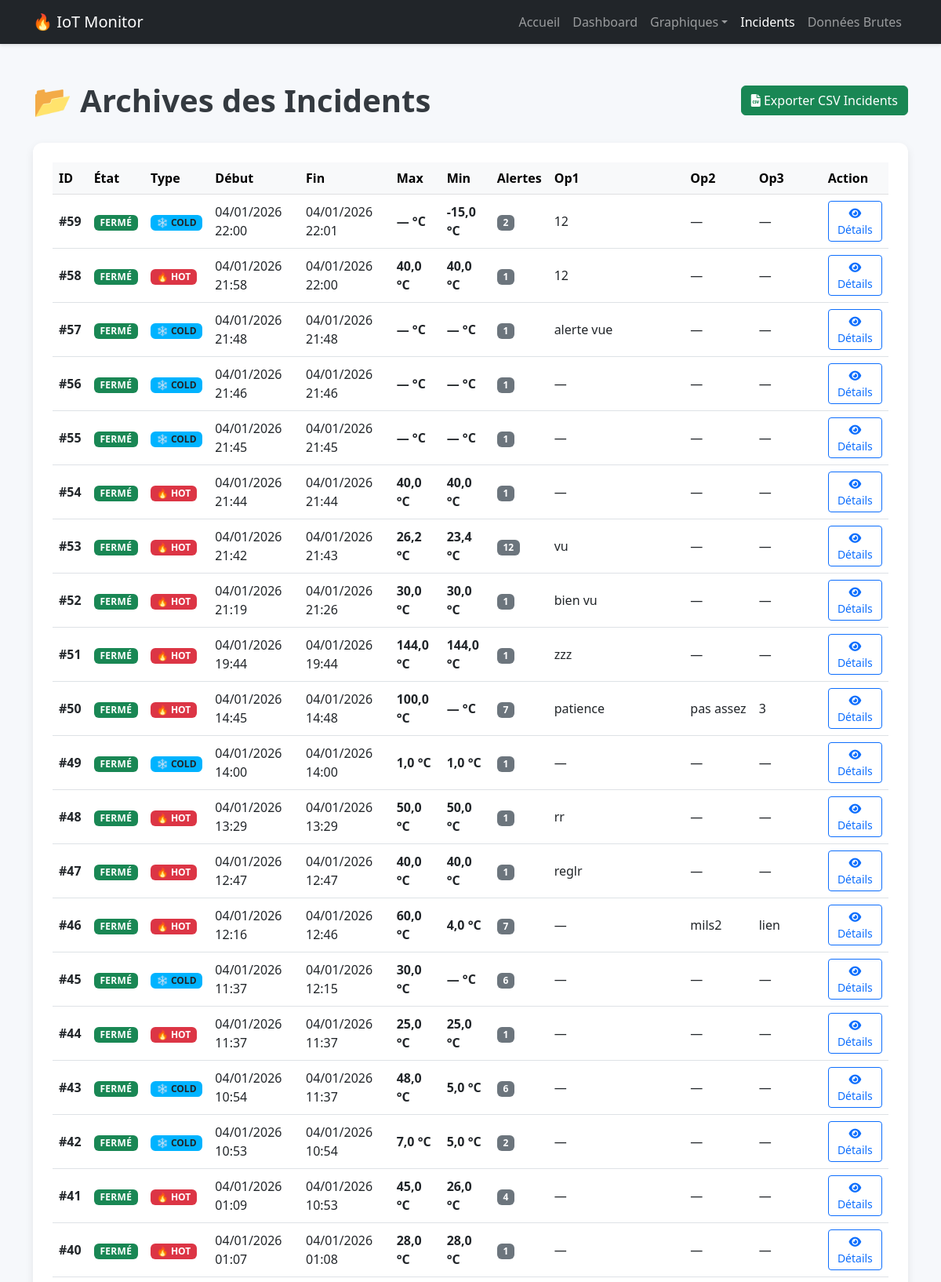
Page /incident/archive/ (signed in, upper part) on the committed database.
### DHT/models.py (models this page shows, shortened)
class Incident(models.Model):
    start_at = models.DateTimeField(auto_now_add=True)
    end_at = models.DateTimeField(null=True, blank=True)
    min_allowed_temp = models.FloatField(default=10.0)
    max_allowed_temp = models.FloatField(default=23.0)
    max_temp = models.FloatField(null=True, blank=True)
    min_temp = models.FloatField(null=True, blank=True)
    counter = models.IntegerField(default=0)
    is_open = models.BooleanField(default=True, db_index=True)
    INCIDENT_TYPES = (
        ("HOT", "Température haute"),
        ("COLD", "Température basse"),
    )
    incident_type = models.CharField(max_length=10, choices=INCIDENT_TYPES, default="HOT")
    last_alert_at = models.DateTimeField(null=True, blank=True)
    voip_triggered_at = models.DateTimeField(null=True, blank=True)
    op1_ack = models.BooleanField(default=False)
    op2_ack = models.BooleanField(default=False)
    op3_ack = models.BooleanField(default=False)
    op1_comment = models.TextField(blank=True)
    op2_comment = models.TextField(blank=True)
    op3_comment = models.TextField(blank=True)
    op1_saved_at = models.DateTimeField(null=True, blank=True)
    op2_saved_at = models.DateTimeField(null=True, blank=True)
    op3_saved_at = models.DateTimeField(null=True, blank=True)
    class Meta:
        ordering = ["-start_at"]

### DHT/views.py (the view)
# urls.py: path("incident/archive/", views.incident_archive, name="incident_archive"),
@login_required
def incident_archive(request):
    incidents = Incident.objects.filter(is_open=False).order_by("-start_at")
    return render(request, "incident_archive.html", {"incidents": incidents})

### templates/incident_archive.html (shortened to what this page needs)
<!doctype html>
<html lang="fr">
<head>
  <link href="https://cdn.jsdelivr.net/npm/bootstrap@5.3.0/dist/css/bootstrap.min.css" rel="stylesheet">
  <link href="https://cdnjs.cloudflare.com/ajax/libs/font-awesome/6.0.0/css/all.min.css" rel="stylesheet">
</head>
<body>
  <nav class="navbar navbar-expand-lg navbar-dark bg-dark">
    <div class="container">
      <a class="navbar-brand" href="{% url 'home' %}">🔥 IoT Monitor</a>
      <div class="collapse navbar-collapse" id="navbarNav">
        <ul class="navbar-nav ms-auto">
          <li class="nav-item"><a class="nav-link" href="{% url 'home' %}">Accueil</a></li>
          <li class="nav-item"><a class="nav-link" href="{% url 'dashboard' %}">Dashboard</a></li>
          <li class="nav-item dropdown">
            <a class="nav-link dropdown-toggle" href="#" role="button" data-bs-toggle="dropdown">Graphiques</a>
          </li>
          <li class="nav-item"><a class="nav-link active" href="{% url 'incident_archive' %}">Incidents</a></li>
          <li class="nav-item"><a class="nav-link" href="{% url 'data_table' %}">Données Brutes</a></li>
        </ul>
      </div>
    </div>
  </nav>
  <div class="container">
      <div class="d-flex justify-content-between align-items-center mt-5 mb-3 flex-wrap gap-2">
          <h1 class="m-0">📂 Archives des Incidents</h1>
          <a href="{% url 'download_incident_csv' %}" class="btn btn-success">
              <i class="fas fa-file-csv"></i> Exporter CSV Incidents
          </a>
      </div>
      <div class="box">
        <div class="table-responsive">
          <table class="table table-hover align-middle">
            <thead class="table-light">
              <tr>
                <th>ID</th>
                <th>État</th>
                <th>Type</th>
                <th>Début</th>
                <th>Fin</th>
                <th>Max</th>
                <th>Min</th>
                <th>Alertes</th>
                <th>Op1</th>
                <th>Op2</th>
                <th>Op3</th>
                <th>Action</th>
              </tr>
            </thead>
            <tbody>
              {% for incident in incidents %}
              <tr>
                  <th scope="row">#{{ incident.id }}</th>
                  <td>
                    {% if incident.is_open %}
                      <span class="badge bg-danger badge-soft">OUVERT</span>
                    {% else %}
                      <span class="badge bg-success badge-soft">FERMÉ</span>
                    {% endif %}
                  </td>
                  <td>
                    {% if incident.incident_type == "HOT" %}
                      <span class="badge bg-danger">🔥 HOT</span>
                    {% elif incident.incident_type == "COLD" %}
                      <span class="badge text-dark" style="background:#00B3FF;">❄️ COLD</span>
                    {% else %}
                      <span class="badge bg-secondary">—</span>
                    {% endif %}
                  </td>
                  <td>{{ incident.start_at|date:"d/m/Y H:i" }}</td>
                  <td>
                      {% if incident.end_at %}
                          {{ incident.end_at|date:"d/m/Y H:i" }}
                      {% else %}
                          <span class="badge bg-danger">En cours</span>
                      {% endif %}
                  </td>
                  <td><strong>{{ incident.max_temp|default:"—" }} °C</strong></td>
                  <td><strong>{{ incident.min_temp|default:"—" }} °C</strong></td>
                  <td><span class="badge bg-secondary">{{ incident.counter }}</span></td>
                  <td class="comment-cell" title="{{ incident.op1_comment|default:'' }}">
                    {% if incident.op1_comment %}{{ incident.op1_comment }}{% else %}—{% endif %}
                  </td>
                  <td class="comment-cell" title="{{ incident.op2_comment|default:'' }}">
                    {% if incident.op2_comment %}{{ incident.op2_comment }}{% else %}—{% endif %}
                  </td>
                  <td class="comment-cell" title="{{ incident.op3_comment|default:'' }}">
                    {% if incident.op3_comment %}{{ incident.op3_comment }}{% else %}—{% endif %}
                  </td>
                  <td>
                      <a href="{% url 'incident_detail' incident.id %}" class="btn btn-sm btn-outline-primary">
                          <i class="fas fa-eye"></i> Détails
                      </a>
                  </td>
              </tr>
              {% empty %}
              <tr>
                  <td colspan="12" class="text-center text-muted p-4">Aucun incident archivé pour le moment.</td>
              </tr>
              {% endfor %}
            </tbody>
          </table>
        </div>
      </div>
  </div>
</body>
</html>

### templates/incident_archive.html (style rules this page uses)
body { font-family:'Segoe UI', Tahoma, Geneva, Verdana, sans-serif; background:#f6f8fb; }
.navbar { box-shadow: 0 2px 4px rgba(0,0,0,.1); }
.box { background:#fff;padding:25px;border-radius:12px;box-shadow:0 4px 12px rgba(0,0,0,.08); margin-top: 30px; }
h1 { color: #343a40; font-weight: 600; }
.comment-cell { max-width: 260px; white-space: nowrap; overflow: hidden; text-overflow: ellipsis; }
.badge-soft { font-weight: 700; letter-spacing: .3px; }

### rows in the picture
Incident: id "59", is_open "FERMÉ", incident_type "❄️ COLD", start_at "04/01/2026 22:00", end_at "04/01/2026 22:01", max_temp "—", min_temp "-15,0", counter "2", op1_comment "12"
Incident: id "58", is_open "FERMÉ", incident_type "🔥 HOT", start_at "04/01/2026 21:58", end_at "04/01/2026 22:00", max_temp "40,0", min_temp "40,0", counter "1", op1_comment "12"
Incident: id "57", is_open "FERMÉ", incident_type "❄️ COLD", start_at "04/01/2026 21:48", end_at "04/01/2026 21:48", max_temp "—", min_temp "—", counter "1", op1_comment "alerte vue"
Incident: id "56", is_open "FERMÉ", incident_type "❄️ COLD", start_at "04/01/2026 21:46", end_at "04/01/2026 21:46", max_temp "—", min_temp "—", counter "1"
Incident: id "55", is_open "FERMÉ", incident_type "❄️ COLD", start_at "04/01/2026 21:45", end_at "04/01/2026 21:45", max_temp "—", min_temp "—", counter "1"
Incident: id "54", is_open "FERMÉ", incident_type "🔥 HOT", start_at "04/01/2026 21:44", end_at "04/01/2026 21:44", max_temp "40,0", min_temp "40,0", counter "1"
Incident: id "53", is_open "FERMÉ", incident_type "🔥 HOT", start_at "04/01/2026 21:42", end_at "04/01/2026 21:43", max_temp "26,2", min_temp "23,4", counter "12", op1_comment "vu"
Incident: id "52", is_open "FERMÉ", incident_type "🔥 HOT", start_at "04/01/2026 21:19", end_at "04/01/2026 21:26", max_temp "30,0", min_temp "30,0", counter "1", op1_comment "bien vu"
Incident: id "51", is_open "FERMÉ", incident_type "🔥 HOT", start_at "04/01/2026 19:44", end_at "04/01/2026 19:44", max_temp "144,0", min_temp "144,0", counter "1", op1_comment "zzz"
Incident: id "50", is_open "FERMÉ", incident_type "🔥 HOT", start_at "04/01/2026 14:45", end_at "04/01/2026 14:48", max_temp "100,0", min_temp "—", counter "7", op1_comment "patience", op2_comment "pas assez", op3_comment "3"
Incident: id "49", is_open "FERMÉ", incident_type "❄️ COLD", start_at "04/01/2026 14:00", end_at "04/01/2026 14:00", max_temp "1,0", min_temp "1,0", counter "1"
Incident: id "48", is_open "FERMÉ", incident_type "🔥 HOT", start_at "04/01/2026 13:29", end_at "04/01/2026 13:29", max_temp "50,0", min_temp "50,0", counter "1", op1_comment "rr"
Incident: id "47", is_open "FERMÉ", incident_type "🔥 HOT", start_at "04/01/2026 12:47", end_at "04/01/2026 12:47", max_temp "40,0", min_temp "40,0", counter "1", op1_comment "reglr"
Incident: id "46", is_open "FERMÉ", incident_type "🔥 HOT", start_at "04/01/2026 12:16", end_at "04/01/2026 12:46", max_temp "60,0", min_temp "4,0", counter "7", op2_comment "mils2", op3_comment "lien"
Incident: id "45", is_open "FERMÉ", incident_type "❄️ COLD", start_at "04/01/2026 11:37", end_at "04/01/2026 12:15", max_temp "30,0", min_temp "—", counter "6"
Incident: id "44", is_open "FERMÉ", incident_type "🔥 HOT", start_at "04/01/2026 11:37", end_at "04/01/2026 11:37", max_temp "25,0", min_temp "25,0", counter "1"
Incident: id "43", is_open "FERMÉ", incident_type "❄️ COLD", start_at "04/01/2026 10:54", end_at "04/01/2026 11:37", max_temp "48,0", min_temp "5,0", counter "6"
Incident: id "42", is_open "FERMÉ", incident_type "❄️ COLD", start_at "04/01/2026 10:53", end_at "04/01/2026 10:54", max_temp "7,0", min_temp "5,0", counter "2"
Incident: id "41", is_open "FERMÉ", incident_type "🔥 HOT", start_at "04/01/2026 01:09", end_at "04/01/2026 10:53", max_temp "45,0", min_temp "26,0", counter "4"
Incident: id "40", is_open "FERMÉ", incident_type "🔥 HOT", start_at "04/01/2026 01:07", end_at "04/01/2026 01:08", max_temp "28,0", min_temp "28,0", counter "1"
